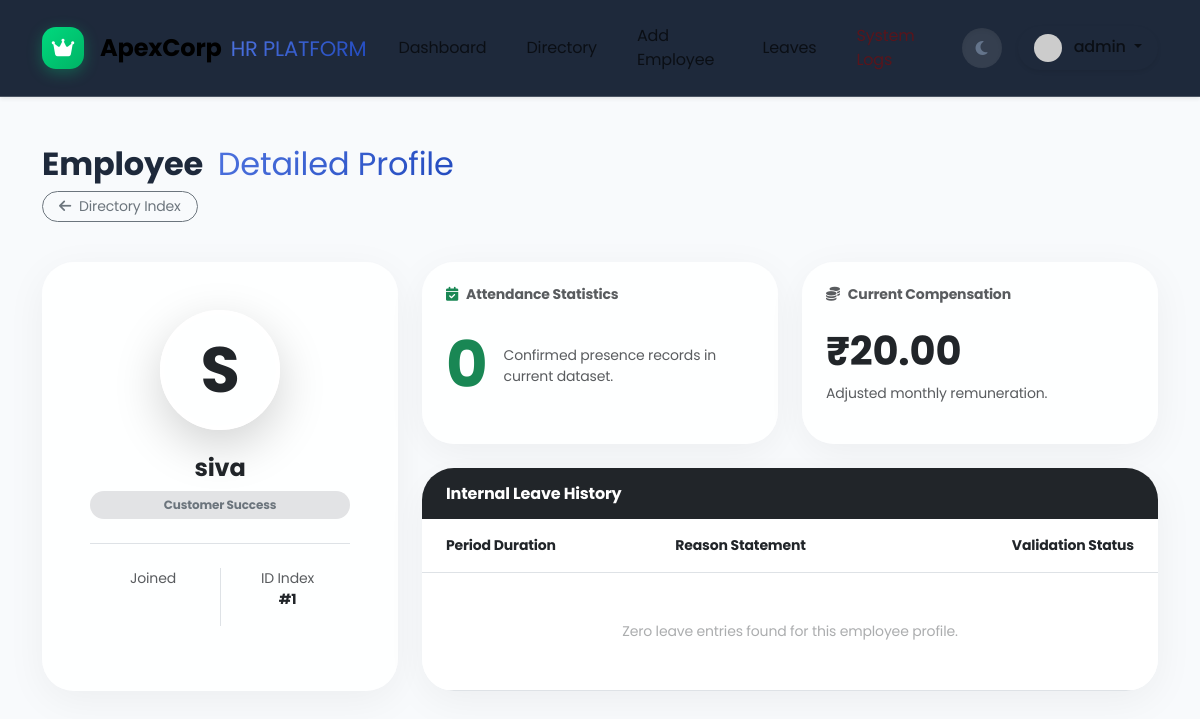
Page /employee/1 (signed in) on the committed database.
### tables this page shows
CREATE TABLE employee (
                id INTEGER PRIMARY KEY AUTOINCREMENT,
                name TEXT NOT NULL,
                department TEXT NOT NULL,
                salary REAL NOT NULL
            );

### app.py (the view)
@app.route('/employee/<int:id>')
@login_required
def employee_profile(id):
    conn = get_db_connection()
    emp = conn.execute('SELECT * FROM employee WHERE id = ?', (id,)).fetchone()
    if not emp:
        flash('Employee not found!', 'danger')
        return redirect(url_for('view_employees'))
    attendance = conn.execute('SELECT COUNT(*) as count FROM attendance WHERE user_id = (SELECT id FROM users WHERE username = ?)', (emp['name'],)).fetchone()
    leaves = conn.execute('SELECT * FROM leaves WHERE user_id = (SELECT id FROM users WHERE username = ?)', (emp['name'],)).fetchall()
    conn.close()
    return render_template('profile_view.html', emp=emp, attendance_count=attendance['count'], leaves=leaves)

### app.py (called while the page is built)
def get_db_connection():
    conn = sqlite3.connect(DATABASE)
    conn.row_factory = sqlite3.Row
    return conn

def login_required(f):
    @wraps(f)
    def decorated_function(*args, **kwargs):
        if 'user_id' not in session:
            return redirect(url_for('login'))
        return f(*args, **kwargs)
    return decorated_function

### templates/profile_view.html (shortened to what this page needs)
{% extends "base.html" %}
{% block content %}
<div class="row g-4 animate-slide-up">
    <div class="col-md-12 mb-3">
        <h2 class="fw-bold tracking-tight mb-0">Employee <span class="text-primary-gradient fw-normal ms-2">Detailed Profile</span></h2>
        <a href="{{ url_for('view_employees') }}" class="btn btn-sm btn-outline-secondary rounded-pill px-3 mt-2"><i class="fa-solid fa-arrow-left me-2"></i>Directory Index</a>
    </div>
    <div class="col-md-4">
        <div class="card glass-card border-0 shadow-soft h-100 rounded-5 p-5 animate-slide-left text-center">
            <div class="avatar-lg bg-mint-subtle text-mint mx-auto mb-4 d-flex align-items-center justify-content-center rounded-circle shadow-lg" style="width: 120px; height: 120px; font-size: 4rem; font-weight: 700; border: 4px solid white;">
                {{ emp.name[0]|upper }}
            </div>
            <h4 class="fw-bold text-dark mb-0">{{ emp.name }}</h4>
            <span class="badge bg-secondary-subtle text-secondary px-3 py-2 rounded-pill mt-2 uppercase tracking-widest small">{{ emp.department }}</span>
            <div class="mt-4 pt-4 border-top border-opacity-10">
                <div class="row g-2">
                    <div class="col-6">
                        <p class="text-muted small mb-0 uppercase">Joined</p>
                    </div>
                    <div class="col-6 border-start border-opacity-10">
                        <p class="text-muted small mb-0 uppercase">ID Index</p>
                        <p class="fw-bold text-dark font-mono small">#{{ emp.id }}</p>
                    </div>
                </div>
            </div>
        </div>
    </div>
    <div class="col-md-8">
        <div class="row g-4 h-100">
            <div class="col-md-6">
                <div class="card glass-card border-0 shadow-soft h-100 rounded-5 p-4 animate-slide-up delay-1">
                    <h6 class="fw-bold mb-4 uppercase tracking-widest text-muted small"><i class="fa-solid fa-calendar-check me-2 text-success"></i>Attendance Statistics</h6>
                    <div class="d-flex align-items-center">
                        <h1 class="display-3 fw-bold text-success mb-0 me-3">{{ attendance_count }}</h1>
                        <p class="text-muted small mb-0">Confirmed presence records in current dataset.</p>
                    </div>
                </div>
            </div>
            <div class="col-md-6">
                <div class="card glass-card border-0 shadow-soft h-100 rounded-5 p-4 animate-slide-up delay-2">
                    <h6 class="fw-bold mb-4 uppercase tracking-widest text-muted small"><i class="fa-solid fa-coins me-2 text-accent"></i>Current Compensation</h6>
                    <div class="d-flex align-items-center">
                        <h1 class="display-6 fw-bold text-accent mb-0">₹{{ "{:,.2f}".format(emp.salary) }}</h1>
                    </div>
                    <p class="text-muted small mt-2">Adjusted monthly remuneration.</p>
                </div>
            </div>
            <div class="col-md-12">
                <div class="card glass-card border-0 shadow-soft rounded-5 overflow-hidden animate-slide-up delay-3 h-100">
                    <div class="card-header bg-dark text-white py-3 px-4 d-flex justify-content-between align-items-center border-0">
                        <h6 class="fw-bold mb-0">Internal Leave History</h6>
                    </div>
                    <div class="table-responsive">
                        <table class="table table-hover align-middle mb-0">
                            <thead class="bg-light-subtle text-muted small uppercase tracking-widest">
                                <tr>
                                    <th class="py-3 px-4">Period Duration</th>
                                    <th class="py-3 px-4">Reason Statement</th>
                                    <th class="py-3 px-4 text-end">Validation Status</th>
                                </tr>
                            </thead>
                            <tbody>
                                {% for leave in leaves %}
                                <tr class="border-bottom border-light border-opacity-10 align-middle">
                                    <td class="py-3 px-4 text-muted small font-mono">
                                        {{ leave.start_date }} <i class="fa-solid fa-arrow-right mx-1 fs-xs"></i> {{ leave.end_date }}
                                    </td>
                                    <td class="py-3 px-4">
                                        <span class="d-inline-block text-truncate" style="max-width: 250px;" title="{{ leave.reason }}">
                                            {{ leave.reason }}
                                        </span>
                                    </td>
                                    <td class="py-3 px-4 text-end">
                                        <span class="badge {{ 'bg-success' if leave.status == 'Approved' else 'bg-warning' if leave.status == 'Pending' else 'bg-danger' }}-subtle {{ 'text-success' if leave.status == 'Approved' else 'text-warning' if leave.status == 'Pending' else 'text-danger' }}-emphasis rounded-pill px-3 py-2 border border-opacity-10">
                                            {{ leave.status }}
                                        </span>
                                    </td>
                                </tr>
                                {% else %}
                                <tr>
                                    <td colspan="3" class="text-center py-5 text-muted small opacity-50">Zero leave entries found for this employee profile.</td>
                                </tr>
                                {% endfor %}
                            </tbody>
                        </table>
                    </div>
                </div>
            </div>
        </div>
    </div>
</div>
{% endblock %}

### static/css/style.css (style rules this page uses)
:root { --primary-bg: #f8fafc; --card-bg: rgba(255, 255, 255, 0.85); --glass-border: rgba(255, 255, 255, 0.2); --text-main: #1e293b; --text-muted: #64748b; --navbar-bg: rgba(30, 41, 59, 1); --primary-gradient: linear-gradient(135deg, #4e73df 0%, #224abe 100%); --success-gradient: linear-gradient(135deg, #00d97e 0%, #00b365 100%); --danger-gradient: linear-gradient(135deg, #e74a3b 0%, #be2e21 100%); --accent-gradient: linear-gradient(135deg, #36b9cc 0%, #258391 100%); --mint: #00d97e; --dark-mint: #15803d; --shadow-soft: 0 10px 40px rgba(0, 0, 0, 0.05); --shadow-inner: inset 0 2px 4px rgba(0, 0, 0, 0.06); }
body { font-family: 'Poppins', sans-serif; background-color: var(--primary-bg); color: var(--text-main); transition: background-color 0.4s cubic-bezier(0.4, 0, 0.2, 1), color 0.4s cubic-bezier(0.4, 0, 0.2, 1); letter-spacing: -0.01em; }
.glass-card { background: var(--card-bg); backdrop-filter: blur(16px); -webkit-backdrop-filter: blur(16px); border: 1px solid var(--glass-border); }
.shadow-soft { box-shadow: var(--shadow-soft); }
.text-primary-gradient { background: var(--primary-gradient); -webkit-background-clip: text; background-clip: text; -webkit-text-fill-color: transparent; }
.animate-slide-up { animation: slideUp 0.7s cubic-bezier(0.16, 1, 0.3, 1) forwards; }
.animate-slide-left { animation: slideLeft 0.5s ease-out forwards; }
.delay-1 { animation-delay: 0.1s; }
.delay-2 { animation-delay: 0.2s; }
.delay-3 { animation-delay: 0.3s; }
.transition-all { transition: all 0.3s ease; }

### rows in the picture
employee: name "S", name "siva", department "Customer Success", id "1", salary "20.00"

### other values in the picture
{{ session.get('username') }} "admin"
{{ attendance_count }} "0"
